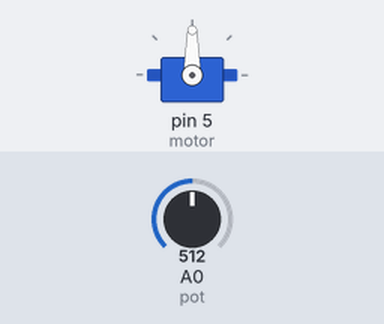
Bench run of a sketch on a simulated Arduino Uno, built with avr-gcc and run on an emulated ATmega328P. Parts: servo. Inputs (shaded band) come from the test bench; at power-on: A0 (pot) = 512.

Above: at 1.2 s.
1.3 s: A0 (pot) set to 716
At 1.8 s:
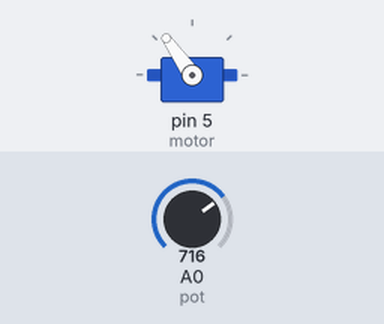
2.8 s: A0 (pot) set to 900
At 4.0 s:
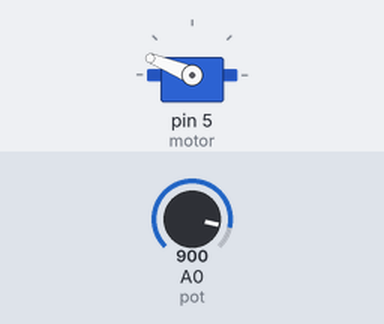
4.3 s: A0 (pot) set to 1023
At 5.3 s:
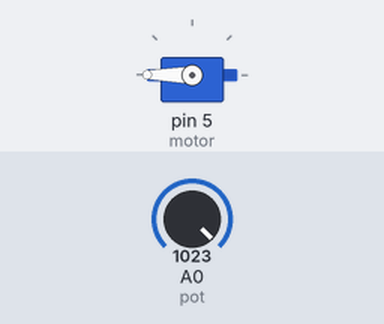
5.8 s: A0 (pot) set to 306
At 6.4 s:
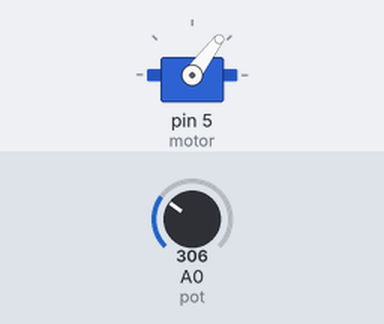
7.3 s: A0 (pot) set to 122
At 7.6 s:
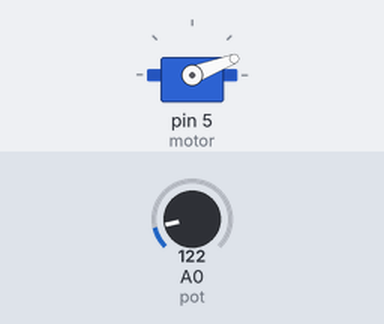
Timing chart, 0 to 9.8 s (numbered marks = the images above; inputs shaded):
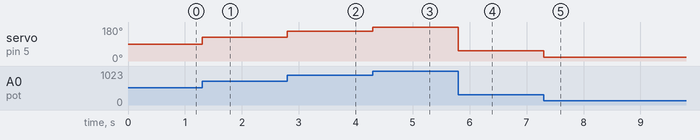

Measured:
- after the input at 1.3 s, servo on pin 5 (motor): 90° → 125° at once
- after the input at 2.8 s, servo on pin 5 (motor): 125° → 158° at once
- after the input at 4.3 s, servo on pin 5 (motor): 158° → 180° at once
- after the input at 5.8 s, servo on pin 5 (motor): 180° → 53° at once
- after the input at 7.3 s, servo on pin 5 (motor): 53° → 21° at once

The sketch:

pot_and_servo.ino
```cpp
#include <Servo.h>
Servo motor; // servo utuphanesini motor nesnesine atadim
#define pot A0 // potansiyometreden okunan degeri pot a atadim
int deger;  //  pot dan okunan degerleri deger e atamak icin tanimladim
int derece; // sevo motorun hareket derecesini atamak icin derece degerini tanimladim

void setup() {
  motor.attach(5); // motor baslatildi
}

void loop() {
   deger = analogRead(pot); // potansiyodan okunan deeri atadik
   derece = map(deger, 0, 1023, 0, 180); // okudugumuz 0-1023 arasındaki degeri 0-180 e normallestirip dereceye atadik
   motor.write(derece); // normallestirdigimiz degeri motora yansittik
}
```
